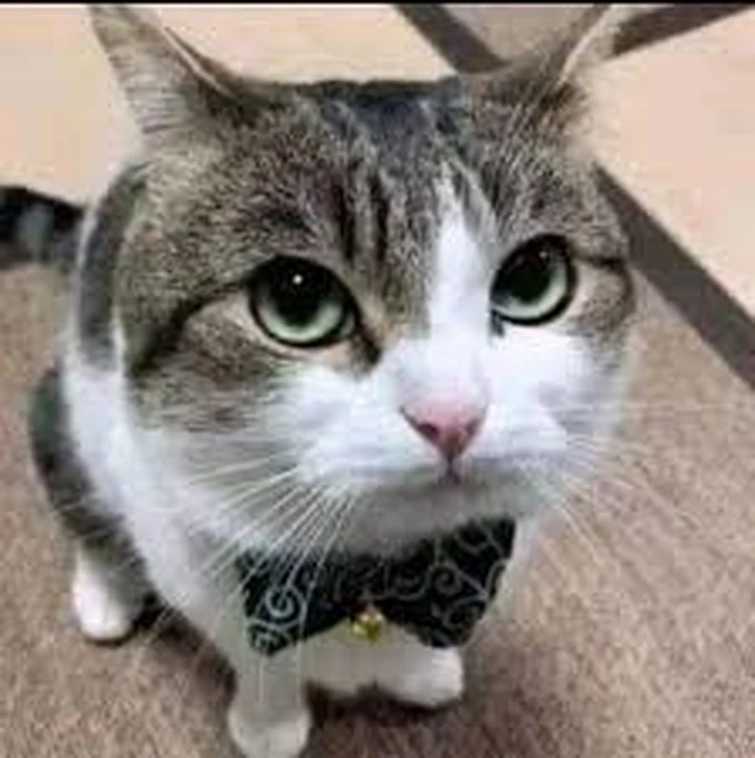
#> input picture cat.png, 755 x 758 px
$ jupyter execute 03.ipynb
#> lines starting #> are read from the running program, lines starting #| are printed output that depends on the picture
# Tugas Pertemuan Ke-5

Nama    : Noor Rizky Permana

NIM     : C030322027

#### Silahkan lanjutkan koding di bawah

[cell 1]
import cv2
import numpy as np

[cell 2]
img = cv2.imread("../cat.png")
#> img is the input picture: shape (758, 755, 3); mean B, G, R 126.6, 133.1, 141.8

[cell 3]
(h,w) = img.shape[:2]
#> h = 758; w = 755

[cell 4]
center = (w // 2, h // 2)
#> center = (377, 379)

[cell 5]
flip_horizontal = cv2.flip(img, 1) #Horizontal
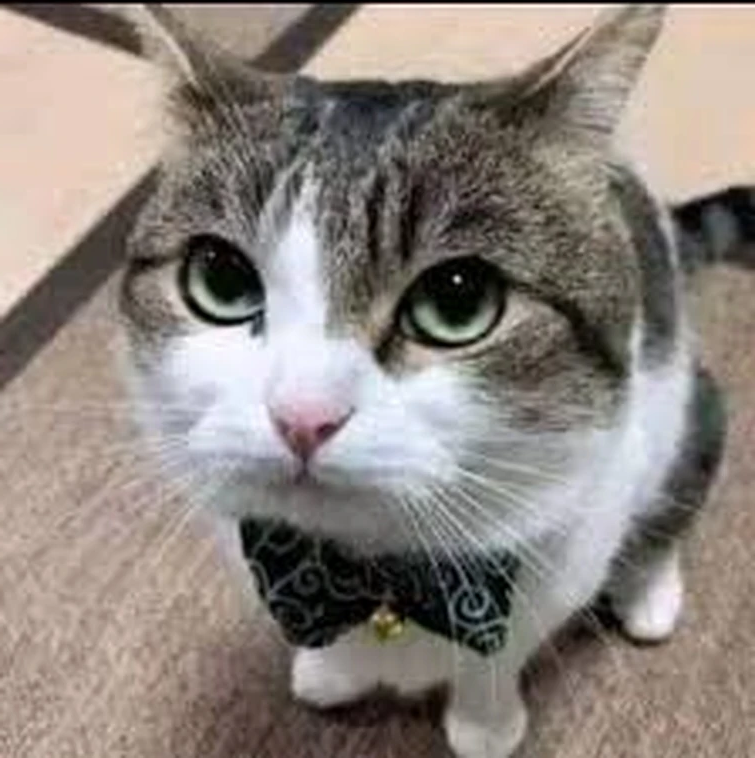
#> flip_horizontal: shape (758, 755, 3); mean B, G, R 126.6, 133.1, 141.8
flip_vertical = cv2.flip(img, 0) #Vertikal
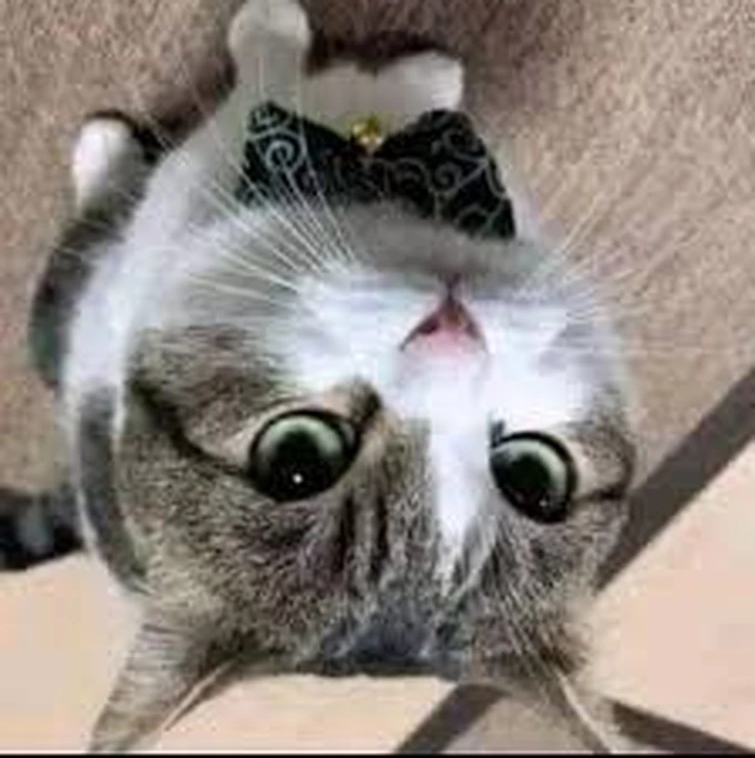
#> flip_vertical: shape (758, 755, 3); mean B, G, R 126.6, 133.1, 141.8
